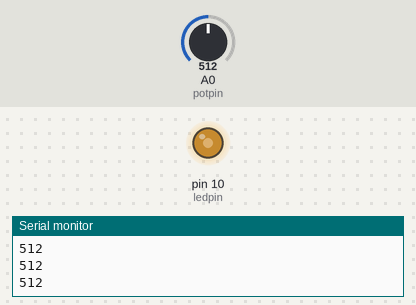
The sketch below on a simulated Arduino Uno, built with avr-gcc and run on an emulated ATmega328P. On the bench: output pins drawn as LEDs (lit = HIGH), the last lines printed to the serial monitor. Inputs (shaded band) come from the test bench; at power-on: A0 (potpin) = 512.

Above: at 1.2 s.
1.3 s: A0 (potpin) set to 716
At 1.8 s:
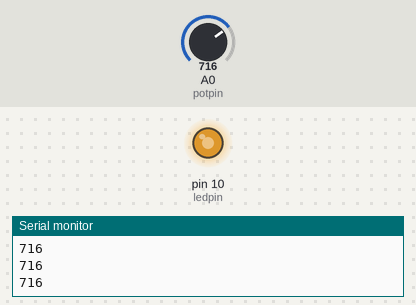
2.8 s: A0 (potpin) set to 900
At 3.9 s:
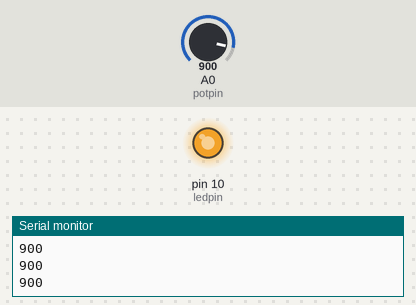
4.3 s: A0 (potpin) set to 122
At 5.1 s:
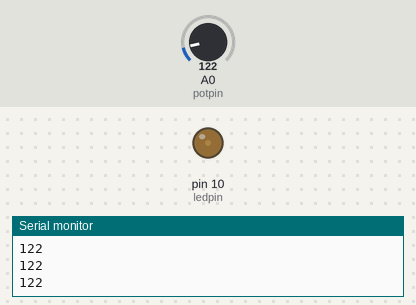
5.8 s: A0 (potpin) set to 0
At 6.3 s:
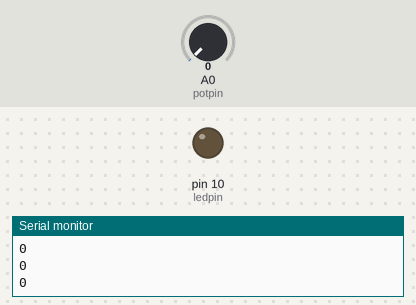
Timing chart, 0 to 8.3 s (numbered marks = the images above; inputs shaded):
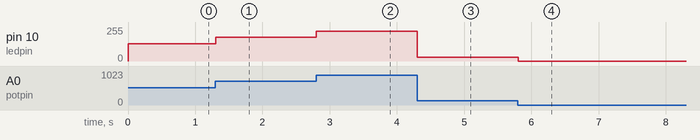

The sketch:

11_moniduqu.ino
```cpp
int potpin=0;
int ledpin=10;
int val=0;
void setup(){
  pinMode(ledpin,OUTPUT);
  Serial.begin(9600);
}
void loop(){
  val=analogRead(potpin);
  Serial.println(val);
  analogWrite(ledpin,val/4);
  delay(10);
}
```

Measured:
- after the input at 1.3 s, pin 10 (ledpin): 128/255 → 179/255 at once
- after the input at 2.8 s, pin 10 (ledpin): 179/255 → 225/255 at once
- after the input at 4.3 s, pin 10 (ledpin): 225/255 → 30/255 at once
- after the input at 5.8 s, pin 10 (ledpin): 30/255 → 0/255 at once
